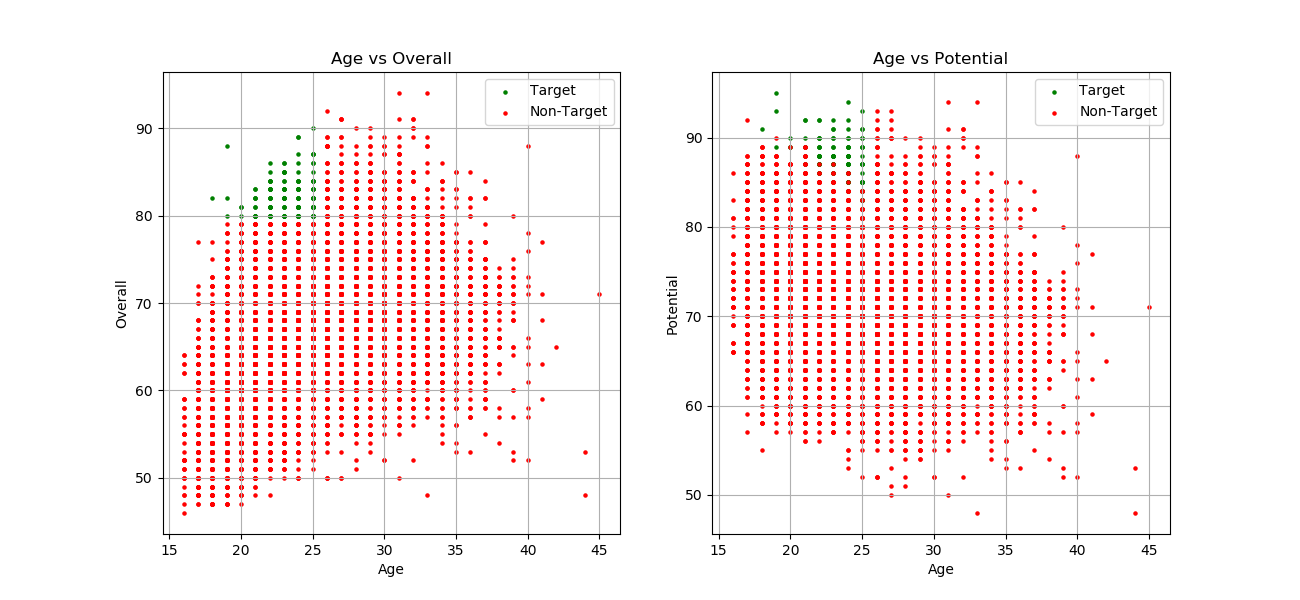

Here is the Python script that generated this plot:
import numpy as np
import pandas as pd
import matplotlib.pyplot as plt

# =========================================
# Preprocessing
# =========================================

df = pd.read_csv('data.csv')
dfFifa = df[['Name','Age','Overall','Potential']]
# print(dfFifa)
dftarget = dfFifa[dfFifa['Age'] <= 25][dfFifa['Overall'] >= 80][dfFifa['Potential'] >= 80]
# print(dftarget)
dfnontarget = dfFifa.drop(dftarget.index)
# print(dfnontarget) 

# =========================================
# Plotting
# =========================================

fig = plt.figure('Fifa', figsize = (13,6))

#Plot Age vs Overal
ax = plt.subplot(121)

#Plot Age vs Overall (Target)
xt1 = (dftarget['Age'].values).reshape(-1, 1)
# print(xt1)
yt1 = dftarget['Overall'].values
# print(yt1)
plt.scatter(
    xt1,
    yt1,
    color = 'g',
    s = 5,
    label = 'Target'
)

#Plot Age vs Overall (Non-Target)
xt1 = (dfnontarget['Age'].values).reshape(-1, 1)
# print(xt1)
yt1 = dfnontarget['Overall'].values
# print(yt1)
plt.scatter(
    xt1,
    yt1,
    color = 'r',
    s = 5,
    label = 'Non-Target'
)

ax.legend()
ax.grid(True)
ax.set_xlabel('Age')
ax.set_ylabel('Overall')
ax.set_title('Age vs Overall')
ax.legend()
ax.grid(True)

#Plot Age vs Potential
bx = plt.subplot(122)

#Plot Age vs Potential (Target)
xt2 = (dftarget['Age'].values).reshape(-1, 1)
yt2 = dftarget['Potential'].values
plt.scatter(
    xt2,
    yt2,
    color = 'g',
    s = 5,
    label = 'Target'
)

#Plot Age vs Potential (Non-Target)
xt2 = (dfnontarget['Age'].values).reshape(-1, 1)
yt2 = dfnontarget['Potential'].values
plt.scatter(
    xt2,
    yt2,
    color = 'r',
    s = 5,
    label = 'Non-Target'
)

bx.set_xlabel('Age')
bx.set_ylabel('Potential')
bx.set_title('Age vs Potential')
bx.legend()
bx.grid(True)

plt.show()
